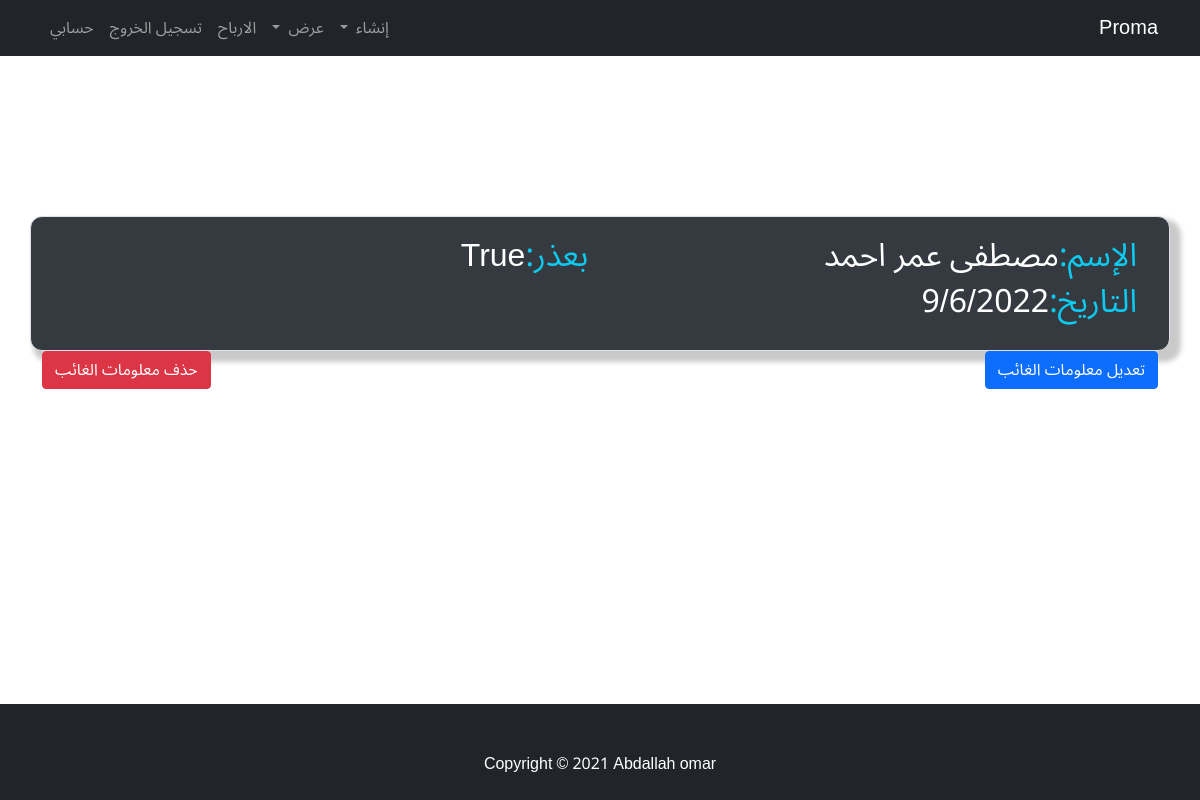
The app's page /absences/17 (signed in) with its own data.
### home_app/models.py (models this page shows, shortened)
class absence(models.Model):
    user = models.ForeignKey(User, verbose_name=("المستخدم"), on_delete=models.CASCADE)
    profile = models.ForeignKey(Profile, verbose_name=("المستخدم"), on_delete=models.CASCADE,blank=True,null=True)
    name = models.ForeignKey("boy", verbose_name="الاسم", on_delete=models.CASCADE)
    excuse = models.BooleanField(default=True, verbose_name=("بعذر ام لا"))
    semester = models.CharField(max_length=50, choices=Semester, verbose_name="الفصل الدراسي", blank=True, null=True)
    year = models.CharField(max_length=50,choices=academic_years,blank=True,null=True)
    created = models.DateTimeField(auto_now=True, verbose_name="التاريخ")
    add_date = models.DateField(auto_now=False, auto_now_add=False, verbose_name="التاريخ",null=True,blank=True)
    class Meta:
        verbose_name = ("absence")
        verbose_name_plural = ("absences")

class boy(models.Model):
    user = models.ForeignKey(User, verbose_name=("المستخدم"), on_delete=models.CASCADE)
    profile = models.ForeignKey(Profile, verbose_name=("المستخدم"), on_delete=models.CASCADE)
    name = models.CharField(max_length=50, verbose_name="الاسم")
    age = models.IntegerField(verbose_name="السن",null=True,blank=True, default=0)
    boy_class = models.ForeignKey("classes", verbose_name=("الفصل"), on_delete=models.PROTECT)
    number_kawme = models.IntegerField(verbose_name="الرقم القومي", blank=True, null=True)
    number_phone = models.IntegerField(verbose_name="رقم ولي الامر", blank=True, null=True)
    other_number = models.IntegerField(verbose_name="رقم أخر", blank=True, null=True)
    image = models.ImageField(upload_to="boys_images/", verbose_name="صورة الطفل", blank=True, null=True)
    Date_of_Birth = models.DateField(verbose_name="تاريخ الميلاد",null=True)
    bus_subscriber = models.BooleanField(verbose_name="مشترك بالاتوبيس", default=False)
    price_of_bus = models.IntegerField(verbose_name="سعر اشتراك الاتوبيس", default=0)
    addres = models.CharField(max_length=50, verbose_name="العنوان", blank=True, null=True)
    kind = models.CharField(max_length=50, choices=kinds, verbose_name="النوع",default='1')
    allergy = models.BooleanField(verbose_name="لديه حساسية", default=False,blank=True)
    sick = models.BooleanField(verbose_name="يعناي الطفل من امراض اخرى", default=False,blank=True)
    kind_of_sick = models.CharField(max_length=50, verbose_name="المرض", blank=True, null=True)
    paid = models.IntegerField(verbose_name='المبلغ المدفوع')
    Remaining_amount = models.IntegerField(verbose_name='المبلغ المتبقي', blank=True, null=True)
    date = models.DateTimeField(auto_now=True, verbose_name="التاريخ")
    paids = models.BooleanField(verbose_name="تم الدفع", null=True, default=False)
    year = models.CharField(max_length=50,choices=academic_years,blank=True,null=True)
    add_date = models.DateField(auto_now=False,auto_now_add=False,verbose_name="التاريخ",null=True,blank=True)
    def __str__(self):
        return self.name

### home_app/views.py (the view)
# urls.py: path('absences/<int:id>', absence_detail, name="absence_detail"),
@login_required
def absence_detail(request, id):
    absence_detail = absence.objects.filter(id=id, user=request.user)
    return render(request, 'project/absence_detail.html', context={'absence':absence_detail})

### home_app/templates/project/absence_detail.html (shortened to what this page needs)
{% extends 'short_base.html' %}
{% block body %}
<div class="container mt-4">
    {% for absence in absence %}
    <div class="row border text-lg-start text-sm-center">
        <h2 class="col-sm-12 col-xs-12 col-md-6 col-lg-6 col-xl-6"><span class="text-info">الإسم:</span>{{absence.name}}</h2>
        <h2 class="col-sm-12 col-xs-12 col-md-6 col-lg-6 col-xl-6"><span class="text-info">بعذر:</span>{{absence.excuse}}</h2>
        <h2 class="col-sm-12 col-xs-12 col-md-6 col-lg-6 col-xl-6"><span class="text-info">التاريخ:</span>{{absence.created|date:"j/n/Y"}}</h2>
    </div>
        <div class="row">
            <div class="col-6"><a href="{% url 'app:edit_absence'  absence.id %}" class="btn btn-primary">تعديل معلومات الغائب</a></div>
            <div class="col-6 text-end align-self-end"><a href="{% url 'app:delete_absences'  absence.id %}" class="btn btn-danger">حذف معلومات الغائب</a></div>
        </div>
    {% endfor %}
</div>
{% endblock %}

### home_app/templates/short_base.html (style rules this page uses)
* { font-family: 'Noto Sans Arabic', sans-serif; }

### home_app/templates/project/absence_detail.html (style rules this page uses)
.border { border: 2px solid #000; border-radius: 12px; padding: 20px; background-color: #343a40; color:#fff; margin-top: 10rem; box-shadow: 7px 7px 5px 4px rgba(0, 0, 0, 0.21); }

### records on screen
absence: name "مصطفى عمر احمد", excuse "True", created "9/6/2022"
